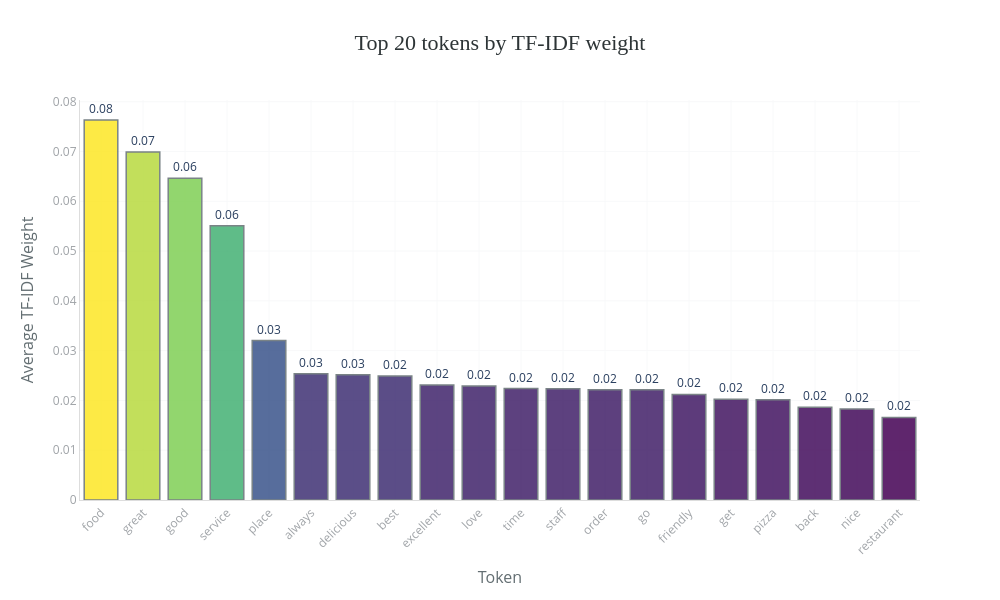

The cell this chart's notebook holds for it:
### Code cell
tfidf_means = tfidf_df.mean(axis=0).sort_values(ascending=False).head(20)
tfidf_top_df = pd.DataFrame({
    'token': tfidf_means.index,
    'tfidf_weight': tfidf_means.values
})
bar_chart(
    data=tfidf_top_df,
    x='token',
    y='tfidf_weight',
    title='Top 20 tokens by TF-IDF weight',
    labels={'token': 'Token', 'tfidf_weight': 'Average TF-IDF Weight'},
    top_n=20
)

### Figure 1 — Plotly figure (JSON) as saved in the notebook; plotly's stock layout.template omitted (floating-point values rounded to 4 significant figures)
{"data": [{"hovertemplate": "Token=%{x}<br>Average TF-IDF Weight=%{marker.color}<br>text=%{text}<extra></extra>", "legendgroup": "", "marker": {"color": [0.07632, 0.06991, 0.06463, 0.05506, 0.03202, 0.02538, 0.02516, 0.02489, 0.02308, 0.02287, 0.02237, 0.02235, 0.02214, 0.02214, 0.0212, 0.02022, 0.02014, 0.01864, 0.01827, 0.01658], "coloraxis": "coloraxis", "line": {"color": "#636E72", "width": 1.5}, "opacity": 0.85, "pattern": {"shape": ""}}, "name": "", "orientation": "v", "showlegend": false, "text": ["0.08", "0.07", "0.06", "0.06", "0.03", "0.03", "0.03", "0.02", "0.02", "0.02", "0.02", "0.02", "0.02", "0.02", "0.02", "0.02", "0.02", "0.02", "0.02", "0.02"], "textposition": "outside", "texttemplate": "%{text}", "type": "bar", "x": ["food", "great", "good", "service", "place", "always", "delicious", "best", "excellent", "love", "time", "staff", "order", "go", "friendly", "get", "pizza", "back", "nice", "restaurant"], "xaxis": "x", "y": [0.07632, 0.06991, 0.06463, 0.05506, 0.03202, 0.02538, 0.02516, 0.02489, 0.02308, 0.02287, 0.02237, 0.02235, 0.02214, 0.02214, 0.0212, 0.02022, 0.02014, 0.01864, 0.01827, 0.01658], "yaxis": "y"}], "layout": {"barmode": "relative", "coloraxis": {"colorbar": {"title": {"text": "Average TF-IDF Weight"}}, "colorscale": [[0, "#440154"], [0.25, "#3b528b"], [0.5, "#21908d"], [0.75, "#5dc962"], [1, "#fde725"]], "showscale": false}, "height": 600, "legend": {"tracegroupgap": 0}, "margin": {"b": 100, "l": 80, "r": 80, "t": 100}, "paper_bgcolor": "white", "plot_bgcolor": "white", "showlegend": false, "title": {"font": {"color": "#2D3436", "family": "Arial Black", "size": 22}, "text": "Top 20 tokens by TF-IDF weight", "x": 0.5, "xanchor": "center"}, "width": 1000, "xaxis": {"anchor": "y", "domain": [0, 1], "gridcolor": "#F8F9FA", "linecolor": "#DDD", "showgrid": true, "tickangle": -45, "tickfont": {"color": "#A0A4A8", "size": 12}, "title": {"font": {"color": "#636E72", "size": 16}, "text": "Token"}}, "yaxis": {"anchor": "x", "domain": [0, 1], "gridcolor": "#F8F9FA", "linecolor": "#DDD", "showgrid": true, "tickfont": {"color": "#A0A4A8", "size": 12}, "title": {"font": {"color": "#636E72", "size": 16}, "text": "Average TF-IDF Weight"}}}}
